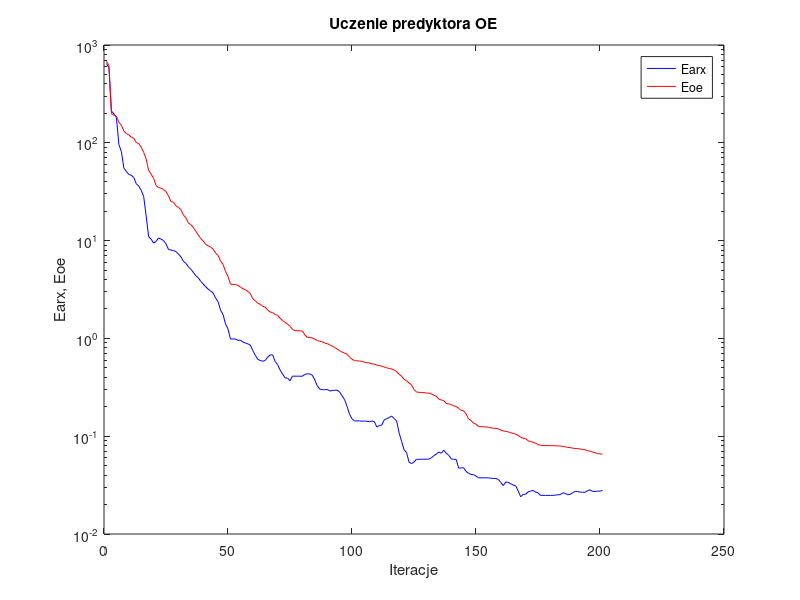
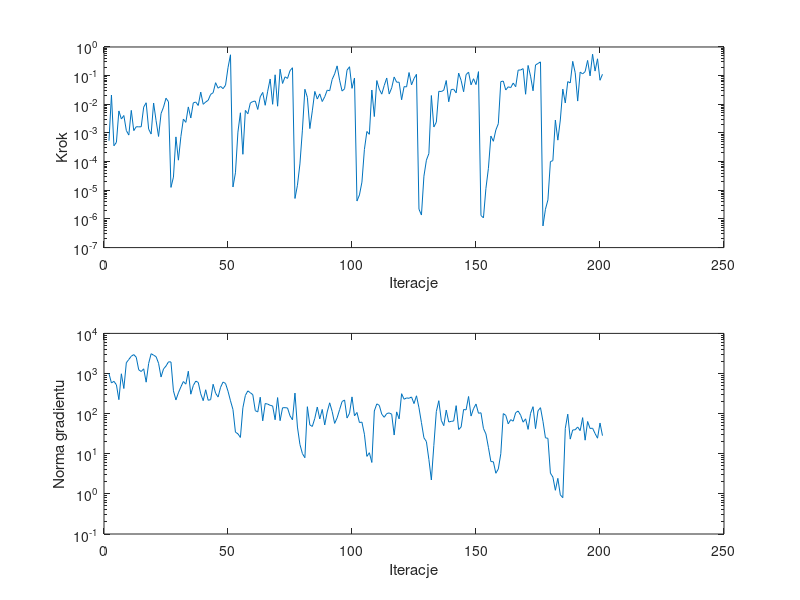

Here is the MATLAB script that generated these plots, in order:
%uczenie predyktora oe
clear all;
n=0; farx(n+1)=6.468523e+002; foe(n+1)=6.826255e+002; wspucz(n+1)=0.000000e+000; ng(n+1)=0.000000e+000;
%odnowa zmiennej metryki
n=1; farx(n+1)=5.856893e+002; foe(n+1)=6.126547e+002; krok(n+1)=5.362293e-004; ng(n+1)=9.997520e+002;
n=2; farx(n+1)=2.110584e+002; foe(n+1)=1.979731e+002; krok(n+1)=2.107682e-002; ng(n+1)=5.809807e+002;
n=3; farx(n+1)=1.975835e+002; foe(n+1)=1.920286e+002; krok(n+1)=3.569431e-004; ng(n+1)=6.387952e+002;
n=4; farx(n+1)=1.818363e+002; foe(n+1)=1.862740e+002; krok(n+1)=4.691225e-004; ng(n+1)=5.235666e+002;
n=5; farx(n+1)=9.609944e+001; foe(n+1)=1.624491e+002; krok(n+1)=5.879413e-003; ng(n+1)=2.230756e+002;
n=6; farx(n+1)=8.149734e+001; foe(n+1)=1.510245e+002; krok(n+1)=3.065383e-003; ng(n+1)=9.846031e+002;
n=7; farx(n+1)=5.529605e+001; foe(n+1)=1.321374e+002; krok(n+1)=4.065324e-003; ng(n+1)=4.225261e+002;
n=8; farx(n+1)=5.099046e+001; foe(n+1)=1.242991e+002; krok(n+1)=1.222281e-003; ng(n+1)=1.852445e+003;
n=9; farx(n+1)=4.738009e+001; foe(n+1)=1.204510e+002; krok(n+1)=8.440078e-004; ng(n+1)=2.239239e+003;
n=10; farx(n+1)=4.669216e+001; foe(n+1)=1.140444e+002; krok(n+1)=6.130766e-003; ng(n+1)=2.697872e+003;
n=11; farx(n+1)=4.414437e+001; foe(n+1)=1.110003e+002; krok(n+1)=1.207660e-003; ng(n+1)=2.962147e+003;
n=12; farx(n+1)=3.815298e+001; foe(n+1)=1.008091e+002; krok(n+1)=1.651908e-003; ng(n+1)=2.549733e+003;
n=13; farx(n+1)=3.614695e+001; foe(n+1)=9.809126e+001; krok(n+1)=1.635770e-003; ng(n+1)=1.236641e+003;
n=14; farx(n+1)=3.275132e+001; foe(n+1)=9.038261e+001; krok(n+1)=1.643206e-003; ng(n+1)=1.122203e+003;
n=15; farx(n+1)=2.818166e+001; foe(n+1)=7.981108e+001; krok(n+1)=7.970960e-003; ng(n+1)=1.309103e+003;
n=16; farx(n+1)=1.784624e+001; foe(n+1)=6.818530e+001; krok(n+1)=1.131031e-002; ng(n+1)=6.083527e+002;
n=17; farx(n+1)=1.097668e+001; foe(n+1)=5.210977e+001; krok(n+1)=1.369522e-003; ng(n+1)=1.780153e+003;
n=18; farx(n+1)=1.033570e+001; foe(n+1)=4.783216e+001; krok(n+1)=9.152390e-004; ng(n+1)=3.115651e+003;
n=19; farx(n+1)=9.434401e+000; foe(n+1)=4.325262e+001; krok(n+1)=1.109636e-002; ng(n+1)=2.865607e+003;
n=20; farx(n+1)=9.806216e+000; foe(n+1)=3.661415e+001; krok(n+1)=2.690870e-003; ng(n+1)=2.627778e+003;
n=21; farx(n+1)=1.064023e+001; foe(n+1)=3.488080e+001; krok(n+1)=7.543972e-004; ng(n+1)=1.800751e+003;
n=22; farx(n+1)=1.034715e+001; foe(n+1)=3.436261e+001; krok(n+1)=4.736926e-003; ng(n+1)=8.184167e+002;
n=23; farx(n+1)=1.001107e+001; foe(n+1)=3.323147e+001; krok(n+1)=7.981858e-003; ng(n+1)=1.300816e+003;
n=24; farx(n+1)=9.259496e+000; foe(n+1)=3.171372e+001; krok(n+1)=1.634950e-002; ng(n+1)=1.535527e+003;
n=25; farx(n+1)=8.123462e+000; foe(n+1)=2.853606e+001; krok(n+1)=1.226153e-002; ng(n+1)=1.956490e+003;
%odnowa zmiennej metryki
n=26; farx(n+1)=8.010737e+000; foe(n+1)=2.503269e+001; krok(n+1)=1.259797e-005; ng(n+1)=1.940379e+003;
n=27; farx(n+1)=7.917216e+000; foe(n+1)=2.468166e+001; krok(n+1)=2.885108e-005; ng(n+1)=3.704335e+002;
n=28; farx(n+1)=7.719848e+000; foe(n+1)=2.272055e+001; krok(n+1)=7.286945e-004; ng(n+1)=2.195589e+002;
n=29; farx(n+1)=7.306361e+000; foe(n+1)=2.188035e+001; krok(n+1)=1.123699e-004; ng(n+1)=3.312221e+002;
n=30; farx(n+1)=6.828695e+000; foe(n+1)=2.073171e+001; krok(n+1)=7.499704e-004; ng(n+1)=4.649317e+002;
n=31; farx(n+1)=6.146734e+000; foe(n+1)=1.827542e+001; krok(n+1)=3.049962e-003; ng(n+1)=6.310594e+002;
n=32; farx(n+1)=5.852590e+000; foe(n+1)=1.711875e+001; krok(n+1)=2.341941e-003; ng(n+1)=5.438393e+002;
n=33; farx(n+1)=5.410799e+000; foe(n+1)=1.514499e+001; krok(n+1)=8.099144e-003; ng(n+1)=1.140460e+003;
n=34; farx(n+1)=5.105165e+000; foe(n+1)=1.459611e+001; krok(n+1)=3.334617e-003; ng(n+1)=3.052407e+002;
n=35; farx(n+1)=4.741972e+000; foe(n+1)=1.364323e+001; krok(n+1)=1.121665e-002; ng(n+1)=5.014323e+002;
n=36; farx(n+1)=4.371049e+000; foe(n+1)=1.250574e+001; krok(n+1)=1.199953e-002; ng(n+1)=6.468535e+002;
n=37; farx(n+1)=4.175791e+000; foe(n+1)=1.144073e+001; krok(n+1)=9.100900e-003; ng(n+1)=6.000102e+002;
n=38; farx(n+1)=3.834416e+000; foe(n+1)=1.049163e+001; krok(n+1)=2.667694e-002; ng(n+1)=3.116585e+002;
n=39; farx(n+1)=3.590797e+000; foe(n+1)=9.909167e+000; krok(n+1)=1.000091e-002; ng(n+1)=2.103740e+002;
n=40; farx(n+1)=3.371202e+000; foe(n+1)=9.160020e+000; krok(n+1)=1.204622e-002; ng(n+1)=3.937400e+002;
n=41; farx(n+1)=3.193072e+000; foe(n+1)=8.839340e+000; krok(n+1)=1.382426e-002; ng(n+1)=2.154900e+002;
n=42; farx(n+1)=3.049532e+000; foe(n+1)=8.603860e+000; krok(n+1)=2.223039e-002; ng(n+1)=2.231640e+002;
n=43; farx(n+1)=2.909081e+000; foe(n+1)=8.162634e+000; krok(n+1)=2.527804e-002; ng(n+1)=5.400692e+002;
n=44; farx(n+1)=2.582551e+000; foe(n+1)=7.458377e+000; krok(n+1)=5.671128e-002; ng(n+1)=3.231017e+002;
n=45; farx(n+1)=2.370985e+000; foe(n+1)=7.054112e+000; krok(n+1)=3.650930e-002; ng(n+1)=2.590877e+002;
n=46; farx(n+1)=1.941256e+000; foe(n+1)=6.169465e+000; krok(n+1)=4.215364e-002; ng(n+1)=4.523706e+002;
n=47; farx(n+1)=1.753996e+000; foe(n+1)=5.720004e+000; krok(n+1)=3.522595e-002; ng(n+1)=6.127602e+002;
n=48; farx(n+1)=1.404299e+000; foe(n+1)=4.841548e+000; krok(n+1)=4.633705e-002; ng(n+1)=5.653352e+002;
n=49; farx(n+1)=1.247224e+000; foe(n+1)=4.290936e+000; krok(n+1)=1.895930e-001; ng(n+1)=3.623095e+002;
n=50; farx(n+1)=9.867236e-001; foe(n+1)=3.585663e+000; krok(n+1)=5.344503e-001; ng(n+1)=2.092498e+002;
%odnowa zmiennej metryki
n=51; farx(n+1)=9.872279e-001; foe(n+1)=3.562741e+000; krok(n+1)=1.302585e-005; ng(n+1)=1.266129e+002;
n=52; farx(n+1)=9.860881e-001; foe(n+1)=3.559381e+000; krok(n+1)=4.063871e-005; ng(n+1)=3.453469e+001;
n=53; farx(n+1)=9.560700e-001; foe(n+1)=3.476828e+000; krok(n+1)=1.070672e-003; ng(n+1)=3.140244e+001;
n=54; farx(n+1)=9.605099e-001; foe(n+1)=3.357766e+000; krok(n+1)=5.060913e-003; ng(n+1)=2.551239e+001;
n=55; farx(n+1)=9.195851e-001; foe(n+1)=3.215875e+000; krok(n+1)=1.802468e-004; ng(n+1)=1.399340e+002;
n=56; farx(n+1)=8.972206e-001; foe(n+1)=3.144900e+000; krok(n+1)=6.130766e-003; ng(n+1)=2.841188e+002;
n=57; farx(n+1)=8.795068e-001; foe(n+1)=3.013409e+000; krok(n+1)=4.663178e-003; ng(n+1)=3.696382e+002;
n=58; farx(n+1)=8.534874e-001; foe(n+1)=2.876490e+000; krok(n+1)=1.111520e-002; ng(n+1)=3.319889e+002;
n=59; farx(n+1)=7.518565e-001; foe(n+1)=2.541769e+000; krok(n+1)=1.251065e-002; ng(n+1)=2.967968e+002;
n=60; farx(n+1)=6.721748e-001; foe(n+1)=2.424422e+000; krok(n+1)=1.296098e-002; ng(n+1)=1.188137e+002;
n=61; farx(n+1)=6.103328e-001; foe(n+1)=2.291620e+000; krok(n+1)=6.607631e-003; ng(n+1)=1.100662e+002;
n=62; farx(n+1)=5.952155e-001; foe(n+1)=2.231441e+000; krok(n+1)=1.825682e-002; ng(n+1)=2.566997e+002;
n=63; farx(n+1)=5.838673e-001; foe(n+1)=2.132498e+000; krok(n+1)=2.602503e-002; ng(n+1)=6.620947e+001;
n=64; farx(n+1)=5.949375e-001; foe(n+1)=2.090516e+000; krok(n+1)=9.240905e-003; ng(n+1)=1.788908e+002;
n=65; farx(n+1)=6.439092e-001; foe(n+1)=1.947825e+000; krok(n+1)=2.865057e-002; ng(n+1)=1.729007e+002;
n=66; farx(n+1)=6.781422e-001; foe(n+1)=1.860871e+000; krok(n+1)=7.636705e-002; ng(n+1)=1.611565e+002;
n=67; farx(n+1)=6.787166e-001; foe(n+1)=1.834277e+000; krok(n+1)=1.000726e-002; ng(n+1)=1.553931e+002;
n=68; farx(n+1)=5.798773e-001; foe(n+1)=1.757933e+000; krok(n+1)=1.069875e-001; ng(n+1)=7.042360e+001;
n=69; farx(n+1)=5.398423e-001; foe(n+1)=1.723323e+000; krok(n+1)=8.580693e-003; ng(n+1)=2.513444e+002;
n=70; farx(n+1)=4.756006e-001; foe(n+1)=1.605058e+000; krok(n+1)=1.677703e-001; ng(n+1)=6.678902e+001;
n=71; farx(n+1)=4.323483e-001; foe(n+1)=1.520110e+000; krok(n+1)=5.335388e-002; ng(n+1)=1.400211e+002;
n=72; farx(n+1)=3.947130e-001; foe(n+1)=1.459808e+000; krok(n+1)=9.089589e-002; ng(n+1)=1.409307e+002;
n=73; farx(n+1)=3.927341e-001; foe(n+1)=1.398086e+000; krok(n+1)=8.000730e-002; ng(n+1)=1.385020e+002;
n=74; farx(n+1)=3.685064e-001; foe(n+1)=1.332260e+000; krok(n+1)=1.489153e-001; ng(n+1)=8.823489e+001;
n=75; farx(n+1)=4.115293e-001; foe(n+1)=1.236009e+000; krok(n+1)=1.886278e-001; ng(n+1)=7.002817e+001;
%odnowa zmiennej metryki
n=76; farx(n+1)=4.109182e-001; foe(n+1)=1.199667e+000; krok(n+1)=5.176065e-006; ng(n+1)=3.252856e+002;
n=77; farx(n+1)=4.110911e-001; foe(n+1)=1.197489e+000; krok(n+1)=1.497616e-005; ng(n+1)=4.626429e+001;
n=78; farx(n+1)=4.101921e-001; foe(n+1)=1.195785e+000; krok(n+1)=8.312662e-005; ng(n+1)=1.708347e+001;
n=79; farx(n+1)=4.105708e-001; foe(n+1)=1.187895e+000; krok(n+1)=1.255562e-003; ng(n+1)=1.011029e+001;
n=80; farx(n+1)=4.284727e-001; foe(n+1)=1.084281e+000; krok(n+1)=3.347423e-002; ng(n+1)=7.970586e+000;
n=81; farx(n+1)=4.346357e-001; foe(n+1)=1.025925e+000; krok(n+1)=1.750226e-002; ng(n+1)=1.488053e+002;
n=82; farx(n+1)=4.335936e-001; foe(n+1)=1.022516e+000; krok(n+1)=1.420248e-003; ng(n+1)=5.222871e+001;
n=83; farx(n+1)=4.206221e-001; foe(n+1)=1.010700e+000; krok(n+1)=5.915258e-003; ng(n+1)=4.795803e+001;
n=84; farx(n+1)=3.754156e-001; foe(n+1)=9.824086e-001; krok(n+1)=2.812841e-002; ng(n+1)=7.629994e+001;
n=85; farx(n+1)=3.272962e-001; foe(n+1)=9.517674e-001; krok(n+1)=1.525498e-002; ng(n+1)=1.461475e+002;
n=86; farx(n+1)=3.029781e-001; foe(n+1)=9.341874e-001; krok(n+1)=2.307159e-002; ng(n+1)=7.390809e+001;
n=87; farx(n+1)=2.995247e-001; foe(n+1)=9.232600e-001; krok(n+1)=1.248857e-002; ng(n+1)=1.274355e+002;
n=88; farx(n+1)=2.982248e-001; foe(n+1)=8.966022e-001; krok(n+1)=1.831590e-002; ng(n+1)=5.218015e+001;
n=89; farx(n+1)=3.005579e-001; foe(n+1)=8.839647e-001; krok(n+1)=3.112337e-002; ng(n+1)=1.102081e+002;
n=90; farx(n+1)=2.900245e-001; foe(n+1)=8.598348e-001; krok(n+1)=2.972664e-002; ng(n+1)=1.862511e+002;
n=91; farx(n+1)=2.926181e-001; foe(n+1)=8.362211e-001; krok(n+1)=7.392724e-002; ng(n+1)=1.132226e+002;
n=92; farx(n+1)=2.953994e-001; foe(n+1)=8.083533e-001; krok(n+1)=1.150668e-001; ng(n+1)=5.715180e+001;
n=93; farx(n+1)=2.953244e-001; foe(n+1)=7.774276e-001; krok(n+1)=2.192961e-001; ng(n+1)=7.854172e+001;
n=94; farx(n+1)=2.832582e-001; foe(n+1)=7.499424e-001; krok(n+1)=6.948381e-002; ng(n+1)=1.258528e+002;
n=95; farx(n+1)=2.582871e-001; foe(n+1)=7.249740e-001; krok(n+1)=2.900728e-002; ng(n+1)=2.001065e+002;
n=96; farx(n+1)=2.370299e-001; foe(n+1)=7.079659e-001; krok(n+1)=3.481722e-002; ng(n+1)=2.187971e+002;
n=97; farx(n+1)=2.013293e-001; foe(n+1)=6.886743e-001; krok(n+1)=1.553141e-001; ng(n+1)=7.767198e+001;
n=98; farx(n+1)=1.677405e-001; foe(n+1)=6.467848e-001; krok(n+1)=2.044970e-001; ng(n+1)=1.023685e+002;
n=99; farx(n+1)=1.505412e-001; foe(n+1)=6.130360e-001; krok(n+1)=3.604146e-002; ng(n+1)=2.614632e+002;
n=100; farx(n+1)=1.434320e-001; foe(n+1)=5.920301e-001; krok(n+1)=8.276012e-002; ng(n+1)=8.819216e+001;
%odnowa zmiennej metryki
n=101; farx(n+1)=1.433585e-001; foe(n+1)=5.894388e-001; krok(n+1)=4.211819e-006; ng(n+1)=1.069661e+002;
n=102; farx(n+1)=1.432875e-001; foe(n+1)=5.873181e-001; krok(n+1)=6.872937e-006; ng(n+1)=5.996960e+001;
n=103; farx(n+1)=1.424904e-001; foe(n+1)=5.820392e-001; krok(n+1)=1.920018e-005; ng(n+1)=6.151001e+001;
n=104; farx(n+1)=1.428410e-001; foe(n+1)=5.701015e-001; krok(n+1)=2.662021e-004; ng(n+1)=3.071605e+001;
n=105; farx(n+1)=1.419867e-001; foe(n+1)=5.653156e-001; krok(n+1)=1.124619e-003; ng(n+1)=8.601560e+000;
n=106; farx(n+1)=1.409416e-001; foe(n+1)=5.611119e-001; krok(n+1)=8.989513e-004; ng(n+1)=1.061208e+001;
n=107; farx(n+1)=1.430375e-001; foe(n+1)=5.488045e-001; krok(n+1)=3.150760e-002; ng(n+1)=6.068483e+000;
n=108; farx(n+1)=1.407521e-001; foe(n+1)=5.464229e-001; krok(n+1)=3.739948e-003; ng(n+1)=1.163757e+002;
n=109; farx(n+1)=1.242564e-001; foe(n+1)=5.328751e-001; krok(n+1)=6.733630e-002; ng(n+1)=1.750858e+002;
n=110; farx(n+1)=1.283624e-001; foe(n+1)=5.270799e-001; krok(n+1)=3.369650e-002; ng(n+1)=1.609677e+002;
n=111; farx(n+1)=1.299780e-001; foe(n+1)=5.207074e-001; krok(n+1)=2.262062e-002; ng(n+1)=9.666703e+001;
n=112; farx(n+1)=1.471103e-001; foe(n+1)=5.107155e-001; krok(n+1)=4.544795e-002; ng(n+1)=8.112600e+001;
n=113; farx(n+1)=1.513636e-001; foe(n+1)=4.990260e-001; krok(n+1)=8.268560e-002; ng(n+1)=1.003442e+002;
n=114; farx(n+1)=1.549863e-001; foe(n+1)=4.938792e-001; krok(n+1)=2.284436e-002; ng(n+1)=1.041920e+002;
n=115; farx(n+1)=1.608259e-001; foe(n+1)=4.868641e-001; krok(n+1)=3.754388e-002; ng(n+1)=9.673638e+001;
n=116; farx(n+1)=1.516177e-001; foe(n+1)=4.752124e-001; krok(n+1)=8.973318e-002; ng(n+1)=2.931593e+001;
n=117; farx(n+1)=1.431290e-001; foe(n+1)=4.581157e-001; krok(n+1)=5.908701e-002; ng(n+1)=1.106094e+002;
n=118; farx(n+1)=1.079947e-001; foe(n+1)=4.295141e-001; krok(n+1)=5.908701e-002; ng(n+1)=7.391835e+001;
n=119; farx(n+1)=8.873172e-002; foe(n+1)=4.109138e-001; krok(n+1)=1.438322e-002; ng(n+1)=3.138614e+002;
n=120; farx(n+1)=7.249544e-002; foe(n+1)=3.813032e-001; krok(n+1)=4.138946e-002; ng(n+1)=2.282904e+002;
n=121; farx(n+1)=6.795804e-002; foe(n+1)=3.695314e-001; krok(n+1)=4.050274e-002; ng(n+1)=2.463684e+002;
n=122; farx(n+1)=5.432998e-002; foe(n+1)=3.495560e-001; krok(n+1)=1.284644e-001; ng(n+1)=2.415476e+002;
n=123; farx(n+1)=5.235797e-002; foe(n+1)=3.346780e-001; krok(n+1)=4.773765e-002; ng(n+1)=2.601990e+002;
n=124; farx(n+1)=5.452234e-002; foe(n+1)=2.994364e-001; krok(n+1)=7.925655e-002; ng(n+1)=1.779674e+002;
n=125; farx(n+1)=5.798531e-002; foe(n+1)=2.833870e-001; krok(n+1)=1.111619e-001; ng(n+1)=2.785015e+002;
%odnowa zmiennej metryki
n=126; farx(n+1)=5.806587e-002; foe(n+1)=2.804610e-001; krok(n+1)=2.189173e-006; ng(n+1)=1.404494e+002;
n=127; farx(n+1)=5.809307e-002; foe(n+1)=2.800889e-001; krok(n+1)=1.368215e-006; ng(n+1)=5.956959e+001;
n=128; farx(n+1)=5.823374e-002; foe(n+1)=2.790002e-001; krok(n+1)=3.107255e-005; ng(n+1)=2.500117e+001;
n=129; farx(n+1)=5.826801e-002; foe(n+1)=2.763269e-001; krok(n+1)=1.123699e-004; ng(n+1)=2.012263e+001;
n=130; farx(n+1)=5.815357e-002; foe(n+1)=2.757568e-001; krok(n+1)=1.915864e-004; ng(n+1)=7.188862e+000;
n=131; farx(n+1)=6.021098e-002; foe(n+1)=2.711910e-001; krok(n+1)=2.024365e-002; ng(n+1)=2.221647e+000;
n=132; farx(n+1)=6.321336e-002; foe(n+1)=2.620193e-001; krok(n+1)=1.611746e-003; ng(n+1)=1.621310e+001;
n=133; farx(n+1)=6.569376e-002; foe(n+1)=2.565141e-001; krok(n+1)=2.378319e-003; ng(n+1)=1.125224e+002;
n=134; farx(n+1)=6.886280e-002; foe(n+1)=2.394220e-001; krok(n+1)=2.847182e-002; ng(n+1)=2.100893e+002;
n=135; farx(n+1)=6.693495e-002; foe(n+1)=2.345854e-001; krok(n+1)=2.785422e-002; ng(n+1)=6.816081e+001;
n=136; farx(n+1)=7.183588e-002; foe(n+1)=2.310473e-001; krok(n+1)=3.094863e-002; ng(n+1)=5.013333e+001;
n=137; farx(n+1)=6.700157e-002; foe(n+1)=2.163020e-001; krok(n+1)=6.754791e-002; ng(n+1)=1.228857e+002;
n=138; farx(n+1)=6.386860e-002; foe(n+1)=2.140332e-001; krok(n+1)=1.226153e-002; ng(n+1)=6.189268e+001;
n=139; farx(n+1)=5.876987e-002; foe(n+1)=2.109908e-001; krok(n+1)=3.280985e-002; ng(n+1)=6.418509e+001;
n=140; farx(n+1)=5.794941e-002; foe(n+1)=2.043555e-001; krok(n+1)=3.347423e-002; ng(n+1)=6.546371e+001;
n=141; farx(n+1)=5.785823e-002; foe(n+1)=2.013821e-001; krok(n+1)=2.501951e-002; ng(n+1)=1.581244e+002;
n=142; farx(n+1)=4.725264e-002; foe(n+1)=1.929388e-001; krok(n+1)=1.226008e-001; ng(n+1)=4.017321e+001;
n=143; farx(n+1)=4.732147e-002; foe(n+1)=1.841078e-001; krok(n+1)=6.826594e-002; ng(n+1)=4.632037e+001;
n=144; farx(n+1)=4.764994e-002; foe(n+1)=1.819845e-001; krok(n+1)=2.741623e-002; ng(n+1)=1.267943e+002;
n=145; farx(n+1)=4.369256e-002; foe(n+1)=1.689408e-001; krok(n+1)=1.082372e-001; ng(n+1)=1.241209e+002;
n=146; farx(n+1)=4.174141e-002; foe(n+1)=1.497325e-001; krok(n+1)=1.328156e-001; ng(n+1)=2.676763e+002;
n=147; farx(n+1)=4.063096e-002; foe(n+1)=1.453221e-001; krok(n+1)=4.784719e-002; ng(n+1)=8.697875e+001;
n=148; farx(n+1)=4.040851e-002; foe(n+1)=1.359775e-001; krok(n+1)=7.808311e-002; ng(n+1)=1.328090e+002;
n=149; farx(n+1)=3.915389e-002; foe(n+1)=1.326527e-001; krok(n+1)=4.879939e-002; ng(n+1)=1.736915e+002;
n=150; farx(n+1)=3.752370e-002; foe(n+1)=1.257961e-001; krok(n+1)=1.380129e-001; ng(n+1)=1.021450e+002;
%odnowa zmiennej metryki
n=151; farx(n+1)=3.754964e-002; foe(n+1)=1.249914e-001; krok(n+1)=1.318057e-006; ng(n+1)=1.050700e+002;
n=152; farx(n+1)=3.755377e-002; foe(n+1)=1.248541e-001; krok(n+1)=1.093371e-006; ng(n+1)=4.278111e+001;
n=153; farx(n+1)=3.749876e-002; foe(n+1)=1.242142e-001; krok(n+1)=1.165470e-005; ng(n+1)=3.116055e+001;
n=154; farx(n+1)=3.752512e-002; foe(n+1)=1.235463e-001; krok(n+1)=5.823171e-005; ng(n+1)=1.445260e+001;
n=155; farx(n+1)=3.718876e-002; foe(n+1)=1.218395e-001; krok(n+1)=7.821151e-004; ng(n+1)=6.390263e+000;
n=156; farx(n+1)=3.697484e-002; foe(n+1)=1.204782e-001; krok(n+1)=5.126539e-004; ng(n+1)=6.317128e+000;
n=157; farx(n+1)=3.691021e-002; foe(n+1)=1.202278e-001; krok(n+1)=1.265711e-003; ng(n+1)=3.266094e+000;
n=158; farx(n+1)=3.615127e-002; foe(n+1)=1.189830e-001; krok(n+1)=2.104259e-003; ng(n+1)=4.187224e+000;
n=159; farx(n+1)=3.361982e-002; foe(n+1)=1.153754e-001; krok(n+1)=6.191270e-002; ng(n+1)=1.003325e+001;
n=160; farx(n+1)=3.132825e-002; foe(n+1)=1.133227e-001; krok(n+1)=6.458581e-002; ng(n+1)=1.002260e+002;
n=161; farx(n+1)=3.399591e-002; foe(n+1)=1.117813e-001; krok(n+1)=3.153338e-002; ng(n+1)=9.055863e+001;
n=162; farx(n+1)=3.373268e-002; foe(n+1)=1.107698e-001; krok(n+1)=4.077788e-002; ng(n+1)=5.567481e+001;
n=163; farx(n+1)=3.264456e-002; foe(n+1)=1.088750e-001; krok(n+1)=3.818352e-002; ng(n+1)=7.079958e+001;
n=164; farx(n+1)=3.170009e-002; foe(n+1)=1.064753e-001; krok(n+1)=5.507794e-002; ng(n+1)=6.484939e+001;
n=165; farx(n+1)=3.109294e-002; foe(n+1)=1.050927e-001; krok(n+1)=4.102628e-002; ng(n+1)=1.059639e+002;
n=166; farx(n+1)=2.766247e-002; foe(n+1)=1.020127e-001; krok(n+1)=1.556123e-001; ng(n+1)=1.159639e+002;
n=167; farx(n+1)=2.402681e-002; foe(n+1)=9.772914e-002; krok(n+1)=1.577575e-001; ng(n+1)=9.121779e+001;
n=168; farx(n+1)=2.535417e-002; foe(n+1)=9.528216e-002; krok(n+1)=1.752988e-001; ng(n+1)=6.126287e+001;
n=169; farx(n+1)=2.546619e-002; foe(n+1)=9.454798e-002; krok(n+1)=2.243330e-002; ng(n+1)=7.424200e+001;
n=170; farx(n+1)=2.695377e-002; foe(n+1)=8.978511e-002; krok(n+1)=2.268193e-001; ng(n+1)=4.052445e+001;
n=171; farx(n+1)=2.749308e-002; foe(n+1)=8.795358e-002; krok(n+1)=9.599621e-002; ng(n+1)=1.018259e+002;
n=172; farx(n+1)=2.786485e-002; foe(n+1)=8.690070e-002; krok(n+1)=2.959126e-002; ng(n+1)=1.490926e+002;
n=173; farx(n+1)=2.684699e-002; foe(n+1)=8.447819e-002; krok(n+1)=2.357265e-001; ng(n+1)=4.228059e+001;
n=174; farx(n+1)=2.638794e-002; foe(n+1)=8.239510e-002; krok(n+1)=2.656312e-001; ng(n+1)=1.179509e+002;
n=175; farx(n+1)=2.483122e-002; foe(n+1)=8.057069e-002; krok(n+1)=3.017106e-001; ng(n+1)=1.407261e+002;
%odnowa zmiennej metryki
n=176; farx(n+1)=2.482731e-002; foe(n+1)=8.039738e-002; krok(n+1)=5.705619e-007; ng(n+1)=6.444820e+001;
n=177; farx(n+1)=2.482003e-002; foe(n+1)=8.030244e-002; krok(n+1)=2.180002e-006; ng(n+1)=2.494865e+001;
n=178; farx(n+1)=2.481162e-002; foe(n+1)=8.012735e-002; krok(n+1)=4.622099e-006; ng(n+1)=2.422571e+001;
n=179; farx(n+1)=2.481519e-002; foe(n+1)=8.006469e-002; krok(n+1)=1.001340e-004; ng(n+1)=3.297592e+000;
n=180; farx(n+1)=2.481759e-002; foe(n+1)=8.000716e-002; krok(n+1)=1.086130e-004; ng(n+1)=2.625279e+000;
n=181; farx(n+1)=2.498093e-002; foe(n+1)=7.982796e-002; krok(n+1)=2.818159e-003; ng(n+1)=1.228907e+000;
n=182; farx(n+1)=2.519611e-002; foe(n+1)=7.962786e-002; krok(n+1)=5.617933e-004; ng(n+1)=2.439737e+000;
n=183; farx(n+1)=2.527674e-002; foe(n+1)=7.950749e-002; krok(n+1)=2.840497e-003; ng(n+1)=9.454813e-001;
n=184; farx(n+1)=2.635539e-002; foe(n+1)=7.842556e-002; krok(n+1)=3.393376e-002; ng(n+1)=8.038870e-001;
n=185; farx(n+1)=2.598926e-002; foe(n+1)=7.789539e-002; krok(n+1)=1.111520e-002; ng(n+1)=4.260292e+001;
n=186; farx(n+1)=2.528408e-002; foe(n+1)=7.672869e-002; krok(n+1)=6.191270e-002; ng(n+1)=9.692971e+001;
n=187; farx(n+1)=2.538663e-002; foe(n+1)=7.644760e-002; krok(n+1)=5.565015e-002; ng(n+1)=2.317655e+001;
n=188; farx(n+1)=2.653047e-002; foe(n+1)=7.551256e-002; krok(n+1)=3.152950e-001; ng(n+1)=3.913985e+001;
n=189; farx(n+1)=2.721917e-002; foe(n+1)=7.487967e-002; krok(n+1)=1.261335e-001; ng(n+1)=3.966374e+001;
n=190; farx(n+1)=2.724174e-002; foe(n+1)=7.471488e-002; krok(n+1)=1.296098e-002; ng(n+1)=4.652095e+001;
n=191; farx(n+1)=2.676209e-002; foe(n+1)=7.378874e-002; krok(n+1)=1.328156e-001; ng(n+1)=3.771677e+001;
n=192; farx(n+1)=2.672859e-002; foe(n+1)=7.330725e-002; krok(n+1)=1.150668e-001; ng(n+1)=7.948977e+001;
n=193; farx(n+1)=2.667284e-002; foe(n+1)=7.265133e-002; krok(n+1)=1.380129e-001; ng(n+1)=2.180867e+001;
n=194; farx(n+1)=2.776789e-002; foe(n+1)=7.092494e-002; krok(n+1)=3.395126e-001; ng(n+1)=6.370092e+001;
n=195; farx(n+1)=2.830359e-002; foe(n+1)=7.040992e-002; krok(n+1)=9.809225e-002; ng(n+1)=4.262968e+001;
n=196; farx(n+1)=2.723634e-002; foe(n+1)=6.877122e-002; krok(n+1)=5.600723e-001; ng(n+1)=4.336744e+001;
n=197; farx(n+1)=2.725850e-002; foe(n+1)=6.786936e-002; krok(n+1)=1.442609e-001; ng(n+1)=3.204337e+001;
n=198; farx(n+1)=2.744614e-002; foe(n+1)=6.632209e-002; krok(n+1)=3.867248e-001; ng(n+1)=2.442758e+001;
n=199; farx(n+1)=2.745669e-002; foe(n+1)=6.596147e-002; krok(n+1)=6.900644e-002; ng(n+1)=5.837346e+001;
n=200; farx(n+1)=2.786382e-002; foe(n+1)=6.569352e-002; krok(n+1)=1.115271e-001; ng(n+1)=2.827362e+001;

figure; semilogy(farx,'b'); hold on; semilogy(foe,'r'); xlabel('Iteracje'); ylabel('Earx, Eoe'); legend('Earx','Eoe'); title('Uczenie predyktora OE');
figure; subplot(2,1,1); semilogy(krok); xlabel('Iteracje'); ylabel('Krok');
subplot(2,1,2); semilogy(ng); xlabel('Iteracje'); ylabel('Norma gradientu');
Earx=farx(n+1)
Eoe=foe(n+1)
